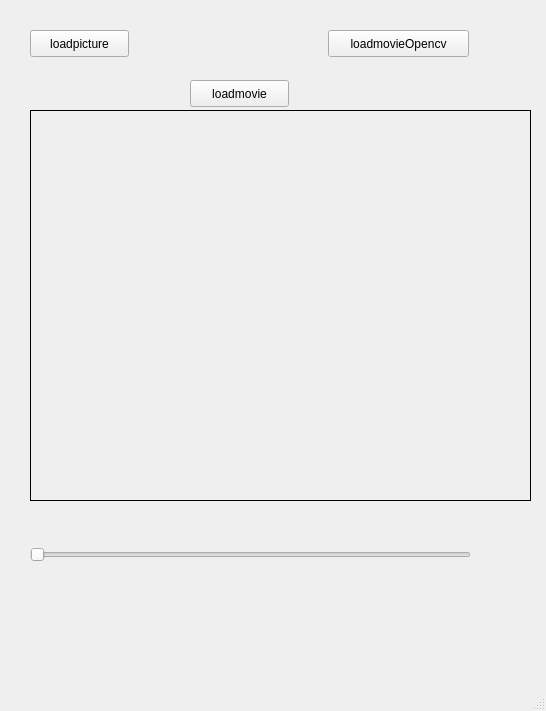
<?xml version="1.0" encoding="UTF-8"?>
<ui version="4.0">
 <class>MainWindow</class>
 <widget class="QMainWindow" name="MainWindow">
  <property name="geometry">
   <rect>
    <x>0</x>
    <y>0</y>
    <width>546</width>
    <height>711</height>
   </rect>
  </property>
  <property name="windowTitle">
   <string>MainWindow</string>
  </property>
  <widget class="QWidget" name="centralwidget">
   <widget class="QPushButton" name="loadmovie">
    <property name="geometry">
     <rect>
      <x>190</x>
      <y>80</y>
      <width>99</width>
      <height>27</height>
     </rect>
    </property>
    <property name="text">
     <string>loadmovie</string>
    </property>
   </widget>
   <widget class="QLabel" name="imgLabel">
    <property name="geometry">
     <rect>
      <x>30</x>
      <y>110</y>
      <width>501</width>
      <height>391</height>
     </rect>
    </property>
    <property name="frameShape">
     <enum>QFrame::Panel</enum>
    </property>
    <property name="text">
     <string/>
    </property>
   </widget>
   <widget class="QSlider" name="Slider1">
    <property name="enabled">
     <bool>true</bool>
    </property>
    <property name="geometry">
     <rect>
      <x>30</x>
      <y>540</y>
      <width>441</width>
      <height>29</height>
     </rect>
    </property>
    <property name="maximum">
     <number>273</number>
    </property>
    <property name="value">
     <number>0</number>
    </property>
    <property name="orientation">
     <enum>Qt::Horizontal</enum>
    </property>
   </widget>
   <widget class="QPushButton" name="loadpicture">
    <property name="geometry">
     <rect>
      <x>30</x>
      <y>30</y>
      <width>99</width>
      <height>27</height>
     </rect>
    </property>
    <property name="text">
     <string>loadpicture</string>
    </property>
   </widget>
   <widget class="QPushButton" name="loadmovieOpencv">
    <property name="geometry">
     <rect>
      <x>328</x>
      <y>30</y>
      <width>141</width>
      <height>27</height>
     </rect>
    </property>
    <property name="text">
     <string>loadmovieOpencv</string>
    </property>
   </widget>
  </widget>
  <widget class="QMenuBar" name="menubar">
   <property name="geometry">
    <rect>
     <x>0</x>
     <y>0</y>
     <width>546</width>
     <height>25</height>
    </rect>
   </property>
  </widget>
  <widget class="QStatusBar" name="statusbar"/>
 </widget>
 <resources/>
 <connections>
  <connection>
   <sender>Slider1</sender>
   <signal>valueChanged(int)</signal>
   <receiver>Slider1</receiver>
   <slot>setValue(int)</slot>
   <hints>
    <hint type="sourcelabel">
     <x>220</x>
     <y>72</y>
    </hint>
    <hint type="destinationlabel">
     <x>340</x>
     <y>77</y>
    </hint>
   </hints>
  </connection>
 </connections>
</ui>
